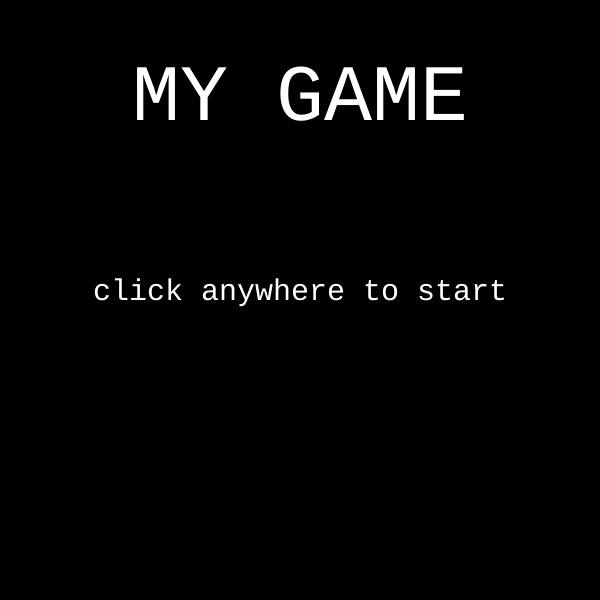
Frame 1 (no input)
Frame 60 (no input): identical to frame 1, image omitted
Frame 120 (the mouse pressed at the canvas centre since frame 60): identical to frame 1, image omitted

The p5.js sketch that drew this single still picture (run headless with seeded random() and noise() and a simulated clock; from frame 60 on, the mouse is pressed at the canvas centre):

// p5.js sketch
// ── sketch.js
 'use strict';

let state = 'title';
let cnv;
let points = 0;
let w = 600;
let h = 600;
let player;
let coin;

 function setup(){
   cnv = createCanvas(w, h);

   textFont('monospace');

player = new Player();

coin = new Coin();
 }

function draw() {

switch (state){
  case 'title':
     title();
      cnv.mouseClicked(titleMouseClicked);
      break;
  case 'level 1':
      level1();
      cnv.mouseClicked(level1MouseClicked);
      break;
      case 'you win':
      youWin();
      cnv.mouseClicked(youWinMouseClicked);
      break;
    default:
      break;
  }

}


function title(){
background(0);
textSize(80);
fill(255);
textAlign(CENTER);
text('MY GAME', w/2, h/5);

textSize(30);
text('click anywhere to start', w/2, h/2);
}

function titleMouseClicked(){
    console.log('canvas is clicked on title page');
    state = 'level 1'
}

function level1(){
  background(50, 150,  200);
  //text('click for points', w/2, h - 30);

  player.display();

  coin.display();
  coin.move();
}

function level1MouseClicked(){
  points++;
  console.log('points =' + points);

  if (points >= 10){
    state = 'you win';
  }
}

function youWin(){
  background(255, 50, 80);
  textSize(80);
  stroke(255);
  text('YOU WIN', w/2, h/2);

  textSize(30);
  text('click anywhere to restart', w/2, h * 3/4);
}

function youWinMouseClicked(){
  state = 'level 1';
  points = 0;
}

// ── coins.js

class Coin {
  constructor(){
    this.r = 50;
    this.x = random(w);
    this.y = 0 - this.r;
  }

  display(){
  rect(this.x, this.y, this.r, this.r);
  }

  move(){
    this.y++
  }
}

// ── player.js

class Player {
  constructor(){
    this.r = 60;
    this.x = w / 2;
    this.y = h - this.r;
  }

display(){
  rect(this.x, this.y, this.r, this.r);
}

}
